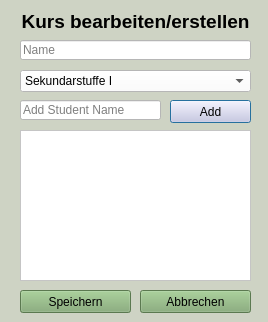
<?xml version="1.0" encoding="UTF-8"?>
<ui version="4.0">
 <class>edit_course_dialog</class>
 <widget class="QDialog" name="edit_course_dialog">
  <property name="geometry">
   <rect>
    <x>0</x>
    <y>0</y>
    <width>268</width>
    <height>322</height>
   </rect>
  </property>
  <property name="windowTitle">
   <string>Kurs bearbeiten/erstellen</string>
  </property>
  <property name="styleSheet">
   <string notr="true">background-color: rgb(206, 211, 196);</string>
  </property>
  <widget class="QLabel" name="label">
   <property name="geometry">
    <rect>
     <x>10</x>
     <y>10</y>
     <width>251</width>
     <height>21</height>
    </rect>
   </property>
   <property name="font">
    <font>
     <pointsize>14</pointsize>
     <weight>75</weight>
     <bold>true</bold>
    </font>
   </property>
   <property name="text">
    <string>&lt;html&gt;&lt;head/&gt;&lt;body&gt;&lt;p&gt;&lt;span style=&quot; color:#000000;&quot;&gt;Kurs bearbeiten/erstellen&lt;/span&gt;&lt;/p&gt;&lt;/body&gt;&lt;/html&gt;</string>
   </property>
   <property name="alignment">
    <set>Qt::AlignCenter</set>
   </property>
  </widget>
  <widget class="QLineEdit" name="name_input">
   <property name="geometry">
    <rect>
     <x>20</x>
     <y>40</y>
     <width>231</width>
     <height>20</height>
    </rect>
   </property>
   <property name="styleSheet">
    <string notr="true">background-color: rgb(255, 255, 255);</string>
   </property>
   <property name="placeholderText">
    <string>Name</string>
   </property>
  </widget>
  <widget class="QComboBox" name="sek_input">
   <property name="geometry">
    <rect>
     <x>20</x>
     <y>70</y>
     <width>231</width>
     <height>22</height>
    </rect>
   </property>
   <property name="styleSheet">
    <string notr="true">background-color: rgb(255, 255, 255);</string>
   </property>
   <property name="editable">
    <bool>false</bool>
   </property>
   <property name="currentText">
    <string>Sekundarstuffe I</string>
   </property>
   <property name="currentIndex">
    <number>0</number>
   </property>
   <item>
    <property name="text">
     <string>Sekundarstuffe I</string>
    </property>
   </item>
   <item>
    <property name="text">
     <string>Sekundarstuffe II</string>
    </property>
   </item>
  </widget>
  <widget class="QLineEdit" name="add_student_input">
   <property name="geometry">
    <rect>
     <x>20</x>
     <y>100</y>
     <width>141</width>
     <height>20</height>
    </rect>
   </property>
   <property name="styleSheet">
    <string notr="true">background-color: rgb(255, 255, 255);</string>
   </property>
   <property name="placeholderText">
    <string>Add Student Name</string>
   </property>
  </widget>
  <widget class="QPushButton" name="add_student_button">
   <property name="geometry">
    <rect>
     <x>170</x>
     <y>100</y>
     <width>81</width>
     <height>23</height>
    </rect>
   </property>
   <property name="styleSheet">
    <string notr="true">background-color: rgb(216, 204, 231);</string>
   </property>
   <property name="text">
    <string>Add</string>
   </property>
  </widget>
  <widget class="QPlainTextEdit" name="students_textbox">
   <property name="geometry">
    <rect>
     <x>20</x>
     <y>130</y>
     <width>231</width>
     <height>151</height>
    </rect>
   </property>
   <property name="styleSheet">
    <string notr="true">background-color: rgb(255, 255, 255);</string>
   </property>
   <property name="readOnly">
    <bool>false</bool>
   </property>
  </widget>
  <widget class="QPushButton" name="save_button">
   <property name="geometry">
    <rect>
     <x>20</x>
     <y>290</y>
     <width>111</width>
     <height>23</height>
    </rect>
   </property>
   <property name="styleSheet">
    <string notr="true">background-color: rgb(127, 169, 112);</string>
   </property>
   <property name="text">
    <string>Speichern</string>
   </property>
  </widget>
  <widget class="QPushButton" name="exit_button">
   <property name="geometry">
    <rect>
     <x>140</x>
     <y>290</y>
     <width>111</width>
     <height>23</height>
    </rect>
   </property>
   <property name="styleSheet">
    <string notr="true">background-color: rgb(127, 169, 112);</string>
   </property>
   <property name="text">
    <string>Abbrechen</string>
   </property>
  </widget>
 </widget>
 <resources/>
 <connections>
  <connection>
   <sender>exit_button</sender>
   <signal>clicked()</signal>
   <receiver>edit_course_dialog</receiver>
   <slot>close()</slot>
   <hints>
    <hint type="sourcelabel">
     <x>195</x>
     <y>301</y>
    </hint>
    <hint type="destinationlabel">
     <x>136</x>
     <y>161</y>
    </hint>
   </hints>
  </connection>
 </connections>
</ui>
